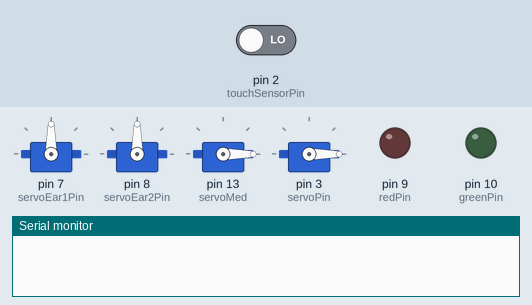
This sketch was run on a simulated Arduino Uno, built with avr-gcc and run on an emulated ATmega328P. Shown: 4 × servo, output pins drawn as LEDs (lit = HIGH), the last lines printed to the serial monitor. Inputs (shaded band) come from the test bench; at power-on: pin 2 (touchSensorPin) LOW.

Above: at 1.2 s.
1.3 s: pin 2 (touchSensorPin) driven HIGH
At 1.7 s:
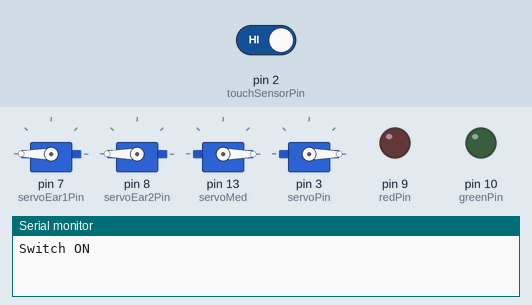
3.3 s: pin 2 (touchSensorPin) driven LOW
Timing chart, 0 to 6.3 s (numbered marks = the images above; inputs shaded):
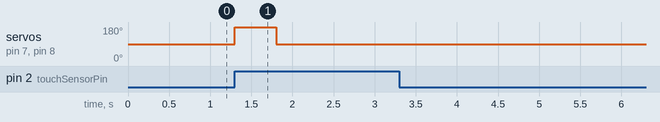

The sketch:

Cat_dec12.ino
```cpp
#include <Servo.h>

const int touchSensorPin = 2;  // Touch sensor
const int servoEar1Pin = 7;       // Servo 1 for ear
const int servoEar2Pin = 8;       // Servo 2 for ear
int servoPin = 3;

const int trigPin = 6;         //  ultrasonic sensor
const int echoPin = 5;         //  ultrasonic sensor

// voltage measurement circuit components
int value = 0;
float voltage;
float R1 = 47000.0;
float R2 = 33000.0;
const int redPin = 9;
const int greenPin = 10;

Servo servoEar1; // servo for ear
Servo servoEar2; // servo for ear
Servo servoArm; // servo for arm
Servo servoMed;  // servo for ultrasonic sensor
bool isSwitchOn = false;


int fsrPin = 1;     // the FSR and 10K pulldown are connected to a0
int fsrReading;     // the analog reading from the FSR resistor divider
int threshold = 500; // threshold value of the FSR reading to turn LED on/off


void setup() {
  Serial.begin(9600);
  pinMode(touchSensorPin, INPUT);

  pinMode(trigPin, OUTPUT);
  pinMode(echoPin, INPUT);

  pinMode(redPin, OUTPUT);
  pinMode(greenPin, OUTPUT);
  digitalWrite(greenPin, LOW);
  digitalWrite(redPin, LOW);

  servoEar1.attach(servoEar1Pin);
  servoEar2.attach(servoEar2Pin);;
  servoEar1.write(90);
  servoEar2.write(90);

  servoMed.attach(13);
  servoMed.write(0);

  servoArm.attach(servoPin);
  servoArm.write(0);
}

void loop(){
  //voltageMeasurement();
  pettingHead();
  //medDispenser();
}


void voltageMeasurement(){
  value = analogRead(A0);
  voltage = value * (5.0/1024)*((R1 + R2)/R2);
  // Serial.print("Voltage =");
  // Serial.println(voltage);
  delay(500);

  if (voltage > 8) {
  digitalWrite(greenPin, HIGH);
  digitalWrite(redPin, LOW);
} else {
  digitalWrite(greenPin, LOW);
  digitalWrite(redPin, HIGH);
}
}


/*void pettingHead(){
  fsrReading = analogRead(fsrPin);  // reading FSR value from A0 pin
  Serial.print("Analog reading = ");
  Serial.println(fsrReading);

  if (fsrReading > 500){
    Serial.println("Switch status: ON");
    earFlapping();
  }
  else{ // otherwise, turn LED off
    Serial.println("Switch status: OFF");
    servoEar1.write(90);
  	servoEar2.write(90);
  }
  Serial.println();
delay(50);
}
*/
 void pettingHead(){
 int touchState = digitalRead(touchSensorPin);
 if (touchState == HIGH) {
   if (!isSwitchOn) {
     Serial.println("Switch ON");
     isSwitchOn = true;
     earFlapping();
   }
 } else {
   if (isSwitchOn) {
     Serial.println("Switch OFF");
     isSwitchOn = false;
     servoEar1.write(90);
     servoEar2.write(90);
     delay(100);
     digitalWrite(touchSensorPin, LOW);
   }
  }
 }

void earFlapping(){
  servoEar1.write(180);
  servoEar2.write(180);
  delay(500);
  servoEar1.write(90);
  servoEar2.write(90);
  delay(500);
}

void medDispenser(){
 long duration, distance;

 digitalWrite(trigPin, LOW);
 delayMicroseconds(2);
 digitalWrite(trigPin, HIGH);
 delayMicroseconds(10);
 digitalWrite(trigPin, LOW);

 duration = pulseIn(echoPin, HIGH);
 distance = (duration / 2) / 29.1;


 if (distance < 6 && distance !=0) {
   servoMed.write(90);
   delay(1000);
   servoMed.write(0);
   delay(500);
 } else if (distance < 180) {
   servoMed.write(0);
   delay(100);
 }
 delay(50);

}
```

Measured:
- after the input at 1.3 s, servo on pin 7 (servoEar1Pin), servo on pin 8 (servoEar2Pin): 90° → 180° at once, → 90° 0.50 s later
